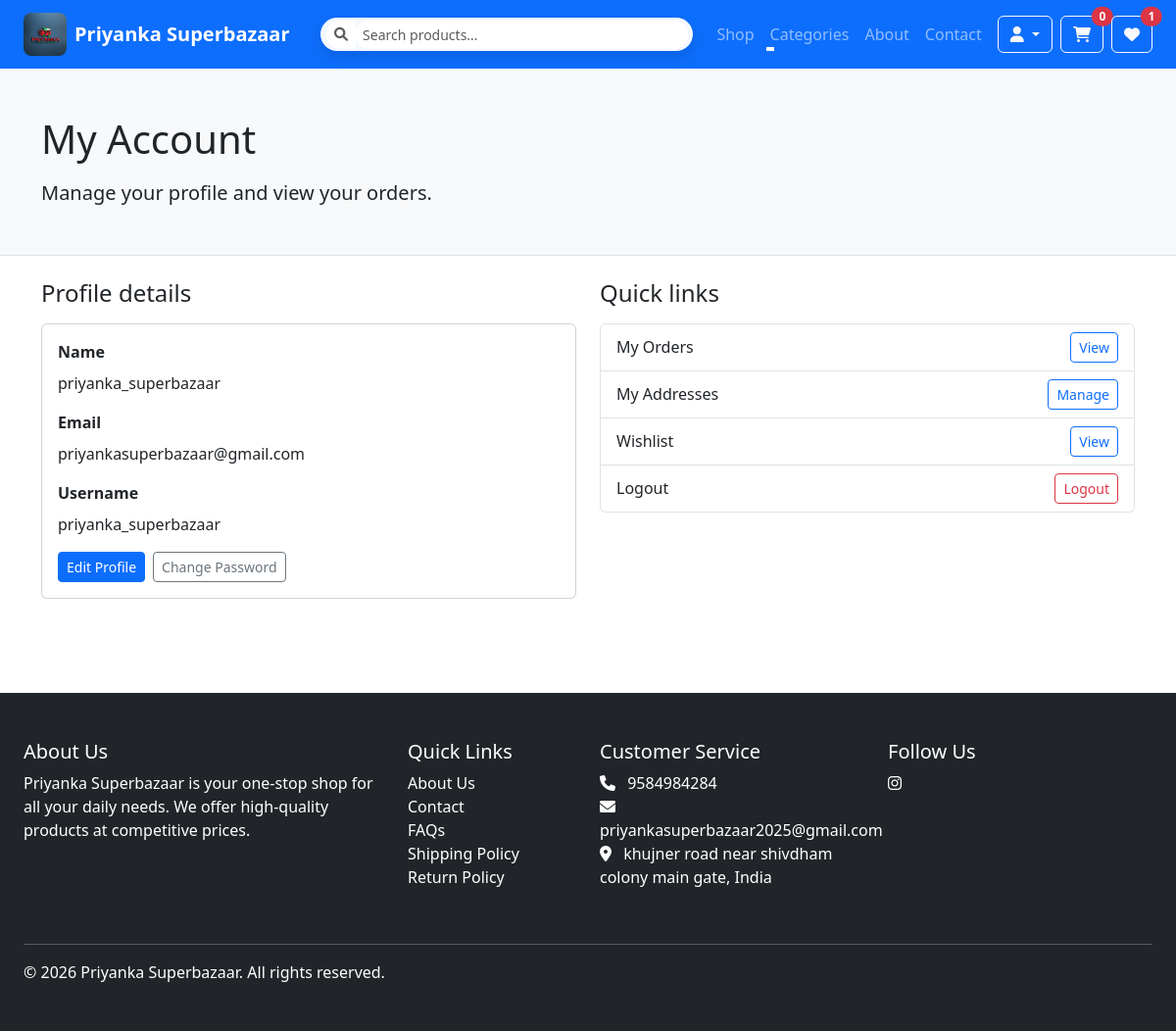
Page /account/profile/ (signed in) on the committed database.
### store/models.py (models this page shows, shortened)
class SiteSettings(TimeStampedModel):
    site_name = models.CharField(_('site name'), max_length=100, default='Priyanka Superbazaar')
    site_logo = CloudinaryField(_('site logo'), blank=True, null=True)
    site_favicon = CloudinaryField(_('favicon'), blank=True, null=True)
    contact_email = models.EmailField(_('contact email'), default='contact@priyankasuperbazaar.com')
    contact_phone = models.CharField(_('contact phone'), max_length=20, default='+91 1234567890')
    address = models.TextField(_('address'), blank=True)
    facebook_url = models.URLField(_('Facebook URL'), blank=True)
    twitter_url = models.URLField(_('Twitter URL'), blank=True)
    instagram_url = models.URLField(_('Instagram URL'), blank=True)
    linkedin_url = models.URLField(_('LinkedIn URL'), blank=True)
    youtube_url = models.URLField(_('YouTube URL'), blank=True)
    meta_title = models.CharField(_('meta title'), max_length=200, blank=True)
    meta_description = models.TextField(_('meta description'), blank=True)
    meta_keywords = models.TextField(_('meta keywords'), blank=True)
    store_name = models.CharField(_('store name'), max_length=200, default='Priyanka Superbazaar')
    store_address_line1 = models.CharField(_('address line 1'), max_length=255, blank=True, default='123 Main Street')
    store_address_line2 = models.CharField(_('address line 2'), max_length=255, blank=True, default='Your City, Your State')
    store_country = models.CharField(_('country'), max_length=100, blank=True, default='India')
    store_phone = models.CharField(_('phone'), max_length=30, blank=True, default='+91 1234567890')
    store_email = models.EmailField(_('email'), blank=True, default='info@priyankasuperbazaar.com')
    store_hours = models.CharField(_('business hours'), max_length=255, blank=True, default='Everyday, 8:00 AM – 10:00 PM')
    min_order_amount = models.DecimalField(
        _('minimum order amount'),
        max_digits=10,
        decimal_places=2,
        default=0,
        help_text=_('Minimum order amount to place an order')
    )
    enable_cod = models.BooleanField(
        _('enable cash on delivery'),
        default=True,
        help_text=_('Allow customers to pay with cash on delivery')
    )
    maintenance_mode = models.BooleanField(
        _('maintenance mode'),
        default=False,
        help_text=_('Take the site down for maintenance')
    )
    maintenance_message = models.TextField(
        _('maintenance message'),
        blank=True,
        default='We are currently performing maintenance. Please check back soon.'
    )
    class Meta:
        verbose_name = _('site settings')
        verbose_name_plural = _('site settings')
    @classmethod
    def load(cls):
        obj, created = cls.objects.get_or_create(pk=1)
        return obj

### store/views.py (the view)
# urls.py: path("account/profile/", views.account_profile, name="account_profile"),
@login_required
def account_profile(request):
    return render(request, "store/account_profile.html", {"user_obj": request.user})

### store/context_processors.py (called while the page is built, shortened)
def catalog(request):
    categories = Category.objects.all().order_by('name')
    site_settings = SiteSettings.load()
    cart_items_count = 0
    wishlist_items_count = 0
    try:
        if request.user.is_authenticated:
            wishlist_items_count = Wishlist.objects.filter(user=request.user).count()
    except Exception:
        wishlist_items_count = 0
    try:
        cart_qs = Cart.objects.all()
        if request.user.is_authenticated:
            cart_qs = cart_qs.filter(user=request.user)
        cart = cart_qs.first()
        if cart:
            cart_items_count = cart.get_total_quantity()
    except Exception:
        cart_items_count = 0
    return {
        "categories": categories,
        "cart_items_count": cart_items_count,
        "wishlist_items_count": wishlist_items_count,
        "site_settings": site_settings,
    }

### store/models.py (called while the page is built)
    def get_absolute_url(self):
        return reverse('store:product_list_by_category', args=[self.slug])

    def get_total_quantity(self):
        return sum(item.quantity for item in self.items.all())

### templates/store/account_profile.html (shortened to what this page needs)
{% extends "base/base.html" %}
{% block content %}
<div class="bg-light py-5 mb-4 border-bottom">
    <div class="container">
        <h1 class="mb-3">My Account</h1>
        <p class="lead mb-0">Manage your profile and view your orders.</p>
    </div>
</div>
<div class="container pb-5">
    <div class="row g-4">
        <div class="col-md-6">
            <h2 class="h4 mb-3">Profile details</h2>
            <div class="card">
                <div class="card-body">
                    <p class="mb-2"><strong>Name</strong></p>
                    <p class="mb-3">{{ user_obj.get_full_name|default:user_obj.username }}</p>
                    <p class="mb-2"><strong>Email</strong></p>
                    <p class="mb-3">{{ user_obj.email|default:"Not set" }}</p>
                    <p class="mb-2"><strong>Username</strong></p>
                    <p class="mb-3">{{ user_obj.username }}</p>
                    <div class="d-flex gap-2">
                        <a href="{% url 'store:account_profile_edit' %}" class="btn btn-sm btn-primary">Edit Profile</a>
                        <a href="{% url 'store:account_change_password' %}" class="btn btn-sm btn-outline-secondary">Change Password</a>
                    </div>
                </div>
            </div>
        </div>
        <div class="col-md-6">
            <h2 class="h4 mb-3">Quick links</h2>
            <ul class="list-group">
                <li class="list-group-item d-flex justify-content-between align-items-center">
                    <span>My Orders</span>
                    <a href="{% url 'store:account_orders' %}" class="btn btn-sm btn-outline-primary">View</a>
                </li>
                <li class="list-group-item d-flex justify-content-between align-items-center">
                    <span>My Addresses</span>
                    <a href="{% url 'store:address_list' %}" class="btn btn-sm btn-outline-primary">Manage</a>
                </li>
                <li class="list-group-item d-flex justify-content-between align-items-center">
                    <span>Wishlist</span>
                    <a href="{% url 'store:wishlist' %}" class="btn btn-sm btn-outline-primary">View</a>
                </li>
                <li class="list-group-item d-flex justify-content-between align-items-center">
                    <span>Logout</span>
                    <form method="post" action="{% url 'account_logout' %}" class="d-inline">
                        <button type="submit" class="btn btn-sm btn-outline-danger">Logout</button>
                    </form>
                </li>
            </ul>
        </div>
    </div>
</div>
{% endblock %}

### templates/base/base.html (shortened to what this page needs)
<!DOCTYPE html>
{% load static %}
<html lang="en">
<head>
    <link href="https://cdn.jsdelivr.net/npm/bootstrap@5.3.0/dist/css/bootstrap.min.css" rel="stylesheet">
    <link rel="stylesheet" href="https://cdnjs.cloudflare.com/ajax/libs/font-awesome/6.0.0/css/all.min.css">
    <link rel="stylesheet" href="{% static 'css/style.css' %}">
</head>
<body>
    <nav class="navbar navbar-expand-lg navbar-dark bg-primary">
        <div class="container-fluid px-3 px-lg-4">
            <a class="navbar-brand d-none d-lg-flex align-items-center" href="{% url 'store:home' %}">
                <img src="{% static 'images/logo.jpg' %}" alt="Priyanka Superbazaar" class="me-2" style="height: 44px; width: 44px; border-radius: 8px; object-fit: cover;">
                <span class="d-none d-lg-inline fw-semibold">Priyanka Superbazaar</span>
            </a>
            <form class="navbar-search d-flex flex-grow-1 mx-lg-3" method="get" action="{% url 'store:product-list' %}">
                <div class="input-group input-group-sm">
                    <span class="input-group-text bg-white border-0">
                        <i class="fas fa-search text-muted"></i>
                    </span>
                    <input id="navbarSearchInput" type="search" name="q" class="form-control border-0" placeholder="Search products..." value="{{ query|default:'' }}" data-suggestions-url="{% url 'store:search_suggestions' %}">
                </div>
            </form>
            <div class="d-none d-lg-flex align-items-center">
                <div class="collapse navbar-collapse show" id="navbarMainDesktop">
                    <ul class="navbar-nav me-auto mb-0">
                        <li class="nav-item">
                            <a class="nav-link" href="{% url 'store:product-list' %}">Shop</a>
                        </li>
                        <li class="nav-item dropdown">
                            <a class="nav-link dropdown-toggle" href="#" id="categoriesDropdownDesktop" role="button" data-bs-toggle="dropdown">
                                Categories
                            </a>
                        </li>
                        <li class="nav-item">
                            <a class="nav-link" href="{% url 'store:about' %}">About</a>
                        </li>
                        <li class="nav-item">
                            <a class="nav-link" href="{% url 'store:contact' %}">Contact</a>
                        </li>
                    </ul>
                </div>
                <div class="d-flex align-items-center justify-content-end gap-2 ms-2">
                    <div class="dropdown">
                        <a class="btn btn-outline-light dropdown-toggle" href="#" role="button" id="accountDropdown" data-bs-toggle="dropdown">
                            <i class="fas fa-user"></i>
                        </a>
                    </div>
                    <a class="btn btn-outline-light position-relative" href="{% url 'store:cart_detail' %}">
                        <i class="fas fa-shopping-cart"></i>
                        <span class="position-absolute top-0 start-100 translate-middle badge rounded-pill bg-danger">
                            {{ cart_items_count|default:0 }}
                        </span>
                    </a>
                    <a class="btn btn-outline-light position-relative" href="{% url 'store:wishlist' %}">
                        <i class="fas fa-heart"></i>
                        {% if user.is_authenticated %}
                            <span class="position-absolute top-0 start-100 translate-middle badge rounded-pill bg-danger">
                                {{ wishlist_items_count|default:0 }}
                            </span>
                        {% endif %}
                    </a>
                </div>
            </div>
        </div>
    </nav>
    <div class="toast-container position-fixed top-0 end-0 p-3" style="z-index: 9999;">
    </div>
    <main>
        {% block content %}{% endblock %}
    </main>
    <footer class="bg-dark text-white mt-5">
        <div class="container-fluid px-3 px-lg-4 py-5">
            <div class="row">
                <div class="col-md-4 mb-4">
                    <h5>About Us</h5>
                    <p>Priyanka Superbazaar is your one-stop shop for all your daily needs. We offer high-quality products at competitive prices.</p>
                </div>
                <div class="col-md-2 mb-4 footer-links">
                    <h5>Quick Links</h5>
                    <ul class="list-unstyled">
                        <li><a href="{% url 'store:about' %}" class="text-white">About Us</a></li>
                        <li><a href="{% url 'store:contact' %}" class="text-white">Contact</a></li>
                        <li><a href="#" class="text-white">FAQs</a></li>
                        <li><a href="#" class="text-white">Shipping Policy</a></li>
                        <li><a href="#" class="text-white">Return Policy</a></li>
                    </ul>
                </div>
                <div class="col-md-3 mb-4 footer-links">
                    <h5>Customer Service</h5>
                    <ul class="list-unstyled">
                        <li><i class="fas fa-phone me-2"></i> {{ site_settings.store_phone }}</li>
                        <li><i class="fas fa-envelope me-2"></i> {{ site_settings.store_email }}</li>
                        <li><i class="fas fa-map-marker-alt me-2"></i> {{ site_settings.store_address_line1 }}{% if site_settings.store_country %}, {{ site_settings.store_country }}{% endif %}</li>
                    </ul>
                </div>
                <div class="col-md-3 mb-4">
                    <h5>Follow Us</h5>
                    <div class="social-links">
                        <a href="https://www.instagram.com/priyanka_super_bazaar?igsh=eTgwaHF1c3JtaW9o" class="text-white" target="_blank" rel="noopener noreferrer"><i class="fab fa-instagram"></i></a>
                    </div>
                </div>
            </div>
            <hr>
            <div class="row">
                <div class="col-md-6 text-center text-md-start">
                    <p class="mb-0">&copy; {% now "Y" %} Priyanka Superbazaar. All rights reserved.</p>
                </div>
                <div class="col-md-6 text-center text-md-end"></div>
            </div>
        </div>
    </footer>
</body>
</html>

### static/css/style.css (style rules this page uses)
body { font-family: system-ui, -apple-system, BlinkMacSystemFont, 'Segoe UI', sans-serif; }
.navbar.navbar-expand-lg { min-height: 56px; }
.navbar-brand { font-weight: 700; display: flex; align-items: center; }
.navbar-nav .nav-link { position: relative; transition: color 0.2s ease; }
.navbar-nav .nav-link::after { content: ""; position: absolute; left: 0; bottom: 0.2rem; width: 0; height: 2px; background-color: #ffffff; transition: width 0.2s ease; }
.navbar-search .input-group { background: rgba(255, 255, 255, 0.95); border-radius: 999px; padding: 0.15rem 0.35rem; box-shadow: 0 6px 16px rgba(0, 0, 0, 0.12); }
.navbar-search .input-group .input-group-text { border-radius: 999px; }
.navbar-search #navbarSearchInput { border-radius: 999px; min-width: 260px; }
.footer-links a { text-decoration: none; }
.toast-container { max-width: 400px; }

### rows in the picture
SiteSettings: store_phone "9584984284", store_email "priyankasuperbazaar2025@gmail.com", store_address_line1 "khujner road near shivdham colony main gate", store_country "India"

### other values in the picture
{{ cart_items_count|default:0 }} "0"
{{ wishlist_items_count|default:0 }} "1"
{{ user_obj.get_full_name|default:user_obj.username }} "priyanka_superbazaar"
{{ user_obj.email|default:"Not set" }} "priyankasuperbazaar@gmail.com"
{{ user_obj.username }} "priyanka_superbazaar"
